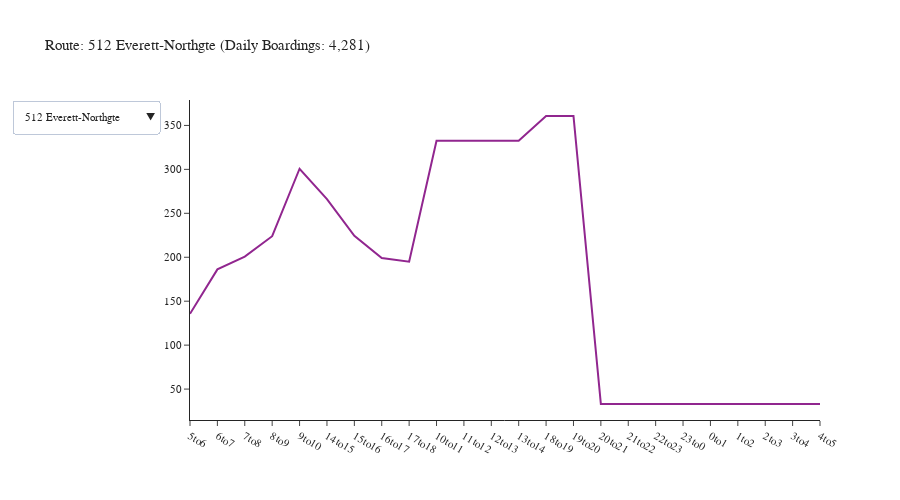

This figure's notebook cell:
### Code cell
agency = 'Sound Transit'
df = df_transit_line[df_transit_line['agency'] == agency]
df = df.groupby(['tod', 'description']).agg({'boardings': 'sum'}).reset_index()
fig = create_tod_chart(df)
fig.show()

### Figure 1 — Plotly figure (JSON) as saved in the notebook; plotly's stock layout.template omitted (floating-point values rounded to 4 significant figures)
{"data": [{"mode": "lines", "name": "512 Everett-Northgte", "type": "scatter", "visible": true, "x": ["5to6", "6to7", "7to8", "8to9", "9to10", "14to15", "15to16", "16to17", "17to18", "10to11", "11to12", "12to13", "13to14", "18to19", "19to20", "20to21", "21to22", "22to23", "23to0", "0to1", "1to2", "2to3", "3to4", "4to5"], "y": [135.6, 186.2, 200.7, 223.9, 300.7, 266.2, 224.3, 199.1, 194.9, 332.6, 332.6, 332.6, 332.6, 360.7, 360.7, 33.02, 33.02, 33.02, 33.02, 33.02, 33.02, 33.02, 33.02, 33.02]}, {"mode": "lines", "name": "522 Woodinvl-Roosvlt", "type": "scatter", "visible": false, "x": ["5to6", "6to7", "7to8", "8to9", "9to10", "14to15", "15to16", "16to17", "17to18", "10to11", "11to12", "12to13", "13to14", "18to19", "19to20", "20to21", "21to22", "22to23", "23to0", "0to1", "1to2", "2to3", "3to4", "4to5"], "y": [138.5, 211.1, 257.7, 298.5, 349.6, 305.6, 402.1, 394.7, 322.1, 319.4, 319.4, 319.4, 319.4, 324.8, 324.8, 37.6, 37.6, 37.6, 37.6, 37.6, 37.6, 37.6, 37.6, 37.6]}, {"mode": "lines", "name": "535 Lynnwood-Bllvue", "type": "scatter", "visible": false, "x": ["5to6", "6to7", "7to8", "8to9", "9to10", "14to15", "15to16", "16to17", "17to18", "10to11", "11to12", "12to13", "13to14", "18to19", "19to20", "20to21", "21to22", "22to23", "23to0", "0to1", "1to2", "2to3", "3to4", "4to5"], "y": [44.96, 71.83, 110.7, 109.3, 116.0, 127.2, 164.0, 105.0, 117.0, 122.8, 122.8, 122.8, 122.8, 61.88, 61.88, 3.33, 3.33, 3.33, 3.33, 3.33, 3.33, 3.33, 3.33, 3.33]}, {"mode": "lines", "name": "542 Redmond-U Dist", "type": "scatter", "visible": false, "x": ["5to6", "6to7", "7to8", "8to9", "9to10", "14to15", "15to16", "16to17", "17to18", "10to11", "11to12", "12to13", "13to14", "18to19", "19to20", "20to21", "21to22", "22to23", "23to0", "0to1", "1to2", "2to3", "3to4", "4to5"], "y": [12.0, 37.48, 44.51, 75.53, 37.05, 49.18, 35.76, 48.99, 72.89, 36.6, 36.6, 36.6, 36.6, 33.93, 33.93, 5.439, 5.439, 5.439, 5.439, 5.439, 5.439, 5.439, 5.439, 5.439]}, {"mode": "lines", "name": "545 Redmond-Seattle", "type": "scatter", "visible": false, "x": ["5to6", "6to7", "7to8", "8to9", "9to10", "14to15", "15to16", "16to17", "17to18", "10to11", "11to12", "12to13", "13to14", "18to19", "19to20", "20to21", "21to22", "22to23", "23to0", "0to1", "1to2", "2to3", "3to4", "4to5"], "y": [245.9, 397.7, 461.7, 383.2, 267.0, 287.6, 428.8, 424.7, 411.4, 295.3, 295.3, 295.3, 295.3, 263.9, 263.9, 20.05, 20.05, 20.05, 20.05, 20.05, 20.05, 20.05, 20.05, 20.05]}, {"mode": "lines", "name": "550 Bellevue-Seattle", "type": "scatter", "visible": false, "x": ["5to6", "6to7", "7to8", "8to9", "9to10", "14to15", "15to16", "16to17", "17to18", "10to11", "11to12", "12to13", "13to14", "18to19", "19to20", "20to21", "21to22", "22to23", "23to0", "0to1", "1to2", "2to3", "3to4", "4to5"], "y": [171.8, 258.3, 465.9, 457.0, 378.6, 431.3, 524.0, 548.4, 583.6, 406.9, 406.9, 406.9, 406.9, 353.2, 353.2, 60.79, 60.79, 60.79, 60.79, 60.79, 60.79, 60.79, 60.79, 60.79]}, {"mode": "lines", "name": "554 Issaquah-Seattle", "type": "scatter", "visible": false, "x": ["5to6", "6to7", "7to8", "8to9", "9to10", "14to15", "15to16", "16to17", "17to18", "10to11", "11to12", "12to13", "13to14", "18to19", "19to20", "20to21", "21to22", "22to23", "23to0", "0to1", "1to2", "2to3", "3to4", "4to5"], "y": [131.9, 242.9, 211.0, 258.4, 303.1, 301.6, 286.5, 184.7, 182.1, 316.2, 316.2, 316.2, 316.2, 233.2, 233.2, 33.11, 33.11, 33.11, 33.11, 33.11, 33.11, 33.11, 33.11, 33.11]}, {"mode": "lines", "name": "560 W Sea-Bellevue", "type": "scatter", "visible": false, "x": ["5to6", "6to7", "7to8", "8to9", "9to10", "14to15", "15to16", "16to17", "17to18", "10to11", "11to12", "12to13", "13to14", "18to19", "19to20", "20to21", "21to22", "22to23", "23to0", "0to1", "1to2", "2to3", "3to4", "4to5"], "y": [76.86, 111.7, 107.2, 125.0, 96.24, 128.6, 125.1, 119.3, 111.9, 176.1, 176.1, 176.1, 176.1, 82.94, 82.94, 4.289, 4.289, 4.289, 4.289, 4.289, 4.289, 4.289, 4.289, 4.289]}, {"mode": "lines", "name": "566 Auburn-Redmond", "type": "scatter", "visible": false, "x": ["5to6", "6to7", "7to8", "8to9", "9to10", "14to15", "15to16", "16to17", "17to18", "10to11", "11to12", "12to13", "13to14", "18to19", "19to20"], "y": [100.9, 121.4, 78.88, 65.25, 55.15, 55.02, 74.32, 18.87, 89.19, 2.659, 2.659, 2.659, 2.659, 27.83, 27.83]}, {"mode": "lines", "name": "574 Lakewood-SeaTac", "type": "scatter", "visible": false, "x": ["5to6", "6to7", "7to8", "8to9", "9to10", "14to15", "15to16", "16to17", "17to18", "10to11", "11to12", "12to13", "13to14", "18to19", "19to20", "20to21", "21to22", "22to23", "23to0", "0to1", "1to2", "2to3", "3to4", "4to5"], "y": [148.6, 202.0, 138.0, 144.1, 150.5, 152.2, 155.0, 124.4, 152.4, 121.9, 121.9, 121.9, 121.9, 197.6, 197.6, 5.223, 5.223, 5.223, 5.223, 5.223, 5.223, 5.223, 5.223, 5.223]}, {"mode": "lines", "name": "577 Fed Way-Seattle", "type": "scatter", "visible": false, "x": ["5to6", "6to7", "7to8", "8to9", "14to15", "15to16", "16to17", "17to18", "10to11", "11to12", "12to13", "13to14"], "y": [96.29, 213.5, 155.4, 41.26, 87.13, 89.3, 118.4, 35.86, 37.17, 37.17, 37.17, 37.17]}, {"mode": "lines", "name": "578 Seattle-Puyallup", "type": "scatter", "visible": false, "x": ["5to6", "6to7", "7to8", "8to9", "9to10", "14to15", "15to16", "16to17", "17to18", "10to11", "11to12", "12to13", "13to14", "18to19", "19to20", "20to21", "21to22", "22to23", "23to0", "0to1", "1to2", "2to3", "3to4", "4to5"], "y": [45.64, 66.59, 182.0, 197.8, 170.3, 198.9, 184.5, 161.6, 192.1, 229.9, 229.9, 229.9, 229.9, 257.8, 257.8, 28.06, 28.06, 28.06, 28.06, 28.06, 28.06, 28.06, 28.06, 28.06]}, {"mode": "lines", "name": "594 Lakewood-Seattle", "type": "scatter", "visible": false, "x": ["5to6", "6to7", "7to8", "8to9", "9to10", "14to15", "15to16", "16to17", "17to18", "10to11", "11to12", "12to13", "13to14", "18to19", "19to20", "20to21", "21to22", "22to23", "23to0", "0to1", "1to2", "2to3", "3to4", "4to5"], "y": [38.36, 66.04, 44.59, 99.38, 109.6, 140.8, 113.0, 129.7, 52.14, 157.4, 157.4, 157.4, 157.4, 157.7, 157.7, 38.52, 38.52, 38.52, 38.52, 38.52, 38.52, 38.52, 38.52, 38.52]}, {"mode": "lines", "name": "Commutr Rail Tac-Sea", "type": "scatter", "visible": false, "x": ["5to6", "6to7", "7to8", "14to15", "15to16", "16to17", "17to18", "10to11", "11to12", "12to13", "13to14", "18to19", "19to20"], "y": [864.4, 937.7, 405.1, 220.1, 937.1, 1620.0, 1246.0, 120.7, 120.7, 120.7, 120.7, 118.3, 118.3]}, {"mode": "lines", "name": "Light Rail Ang Lk-NG", "type": "scatter", "visible": false, "x": ["5to6", "6to7", "7to8", "8to9", "9to10", "14to15", "15to16", "16to17", "17to18", "10to11", "11to12", "12to13", "13to14", "18to19", "19to20", "20to21", "21to22", "22to23", "23to0", "0to1", "1to2", "2to3", "3to4", "4to5"], "y": [1960.0, 4833.0, 7075.0, 6554.0, 4689.0, 4941.0, 6529.0, 7294.0, 7713.0, 4764.0, 4764.0, 4764.0, 4764.0, 5646.0, 5646.0, 618.0, 618.0, 618.0, 618.0, 618.0, 618.0, 618.0, 618.0, 618.0]}, {"mode": "lines", "name": "Light Rail Tacoma", "type": "scatter", "visible": false, "x": ["5to6", "6to7", "7to8", "8to9", "9to10", "14to15", "15to16", "16to17", "17to18", "10to11", "11to12", "12to13", "13to14", "18to19", "19to20", "20to21", "21to22", "22to23", "23to0", "0to1", "1to2", "2to3", "3to4", "4to5"], "y": [9.237, 58.28, 124.9, 158.2, 147.8, 111.7, 159.3, 150.3, 163.1, 143.2, 143.2, 143.2, 143.2, 156.9, 156.9, 17.11, 17.11, 17.11, 17.11, 17.11, 17.11, 17.11, 17.11, 17.11]}, {"mode": "lines", "name": "510 Everett-Seattle", "type": "scatter", "visible": false, "x": ["5to6", "6to7", "7to8", "8to9", "14to15", "15to16", "16to17", "17to18", "18to19", "19to20"], "y": [65.22, 61.06, 59.28, 47.16, 49.34, 82.23, 105.1, 94.96, 32.74, 32.74]}, {"mode": "lines", "name": "532 Everett-Bellevue", "type": "scatter", "visible": false, "x": ["5to6", "6to7", "7to8", "14to15", "15to16", "16to17", "17to18", "18to19", "19to20"], "y": [38.28, 64.38, 31.21, 23.08, 30.68, 46.51, 34.71, 6.094, 6.094]}, {"mode": "lines", "name": "590 Tacoma-Seattle", "type": "scatter", "visible": false, "x": ["5to6", "6to7", "7to8", "8to9", "14to15", "15to16", "16to17", "17to18", "18to19", "19to20"], "y": [147.7, 233.6, 276.7, 82.24, 64.17, 118.6, 157.8, 116.4, 39.63, 39.63]}, {"mode": "lines", "name": "592 DuPont-Seattle", "type": "scatter", "visible": false, "x": ["5to6", "6to7", "7to8", "14to15", "15to16", "16to17", "17to18", "18to19", "19to20"], "y": [18.6, 21.88, 24.25, 30.1, 32.29, 32.34, 33.44, 7.097, 7.097]}, {"mode": "lines", "name": "513 Seaway-Northgate", "type": "scatter", "visible": false, "x": ["5to6", "6to7", "7to8", "8to9", "15to16", "16to17", "17to18", "18to19", "19to20"], "y": [24.02, 44.63, 19.44, 28.09, 31.61, 34.5, 37.94, 80.45, 80.45]}, {"mode": "lines", "name": "556 Issaquah-U Dist", "type": "scatter", "visible": false, "x": ["5to6", "6to7", "7to8", "8to9", "9to10", "15to16", "16to17", "17to18", "18to19", "19to20"], "y": [43.51, 32.88, 21.07, 25.93, 8.09, 53.63, 25.83, 36.52, 6.742, 6.742]}, {"mode": "lines", "name": "586 Tacoma-U Dist", "type": "scatter", "visible": false, "x": ["5to6", "6to7", "7to8", "8to9", "15to16", "16to17", "17to18", "18to19", "19to20"], "y": [12.86, 42.32, 27.82, 15.61, 27.0, 7.527, 14.16, 3.184, 3.184]}, {"mode": "lines", "name": "595 Gig Hrbr-Seattle", "type": "scatter", "visible": false, "x": ["5to6", "6to7", "15to16", "16to17", "17to18"], "y": [59.25, 28.17, 45.71, 42.35, 39.6]}, {"mode": "lines", "name": "596 Sumner-Bonney Lk", "type": "scatter", "visible": false, "x": ["5to6", "6to7", "7to8", "15to16", "16to17", "17to18", "18to19", "19to20"], "y": [7.1, 10.3, 6.2, 3.1, 1.2, 5.2, 3.439, 3.439]}, {"mode": "lines", "name": "Commutr Rail Evt-Sea", "type": "scatter", "visible": false, "x": ["6to7", "7to8", "16to17", "17to18"], "y": [0.0, 0.0, 1.532, 2.632]}, {"mode": "lines", "name": "580 So Hill-Puyallup", "type": "scatter", "visible": false, "x": ["5to6", "6to7", "17to18", "18to19", "19to20"], "y": [1.096, 0.7169, 1.085, 1.342, 1.342]}], "layout": {"font": {"size": 11}, "height": 500, "title": {"text": "Route: 512 Everett-Northgte (Daily Boardings: 4,281)"}, "updatemenus": [{"buttons": [{"args": [{"visible": [true, false, false, false, false, false, false, false, false, false, false, false, false, false, false, false, false, false, false, false, false, false, false, false, false, false, false]}, {"title": "Route: 512 Everett-Northgte (Daily Boardings: 4,281)"}], "label": "512 Everett-Northgte", "method": "update"}, {"args": [{"visible": [false, true, false, false, false, false, false, false, false, false, false, false, false, false, false, false, false, false, false, false, false, false, false, false, false, false, false]}, {"title": "Route: 522 Woodinvl-Roosvlt (Daily Boardings: 4,945)"}], "label": "522 Woodinvl-Roosvlt", "method": "update"}, {"args": [{"visible": [false, false, true, false, false, false, false, false, false, false, false, false, false, false, false, false, false, false, false, false, false, false, false, false, false, false, false]}, {"title": "Route: 535 Lynnwood-Bllvue (Daily Boardings: 1,611)"}], "label": "535 Lynnwood-Bllvue", "method": "update"}, {"args": [{"visible": [false, false, false, true, false, false, false, false, false, false, false, false, false, false, false, false, false, false, false, false, false, false, false, false, false, false, false]}, {"title": "Route: 542 Redmond-U Dist (Daily Boardings: 677)"}], "label": "542 Redmond-U Dist", "method": "update"}, {"args": [{"visible": [false, false, false, false, true, false, false, false, false, false, false, false, false, false, false, false, false, false, false, false, false, false, false, false, false, false, false]}, {"title": "Route: 545 Redmond-Seattle (Daily Boardings: 5,197)"}], "label": "545 Redmond-Seattle", "method": "update"}, {"args": [{"visible": [false, false, false, false, false, true, false, false, false, false, false, false, false, false, false, false, false, false, false, false, false, false, false, false, false, false, false]}, {"title": "Route: 550 Bellevue-Seattle (Daily Boardings: 6,700)"}], "label": "550 Bellevue-Seattle", "method": "update"}, {"args": [{"visible": [false, false, false, false, false, false, true, false, false, false, false, false, false, false, false, false, false, false, false, false, false, false, false, false, false, false, false]}, {"title": "Route: 554 Issaquah-Seattle (Daily Boardings: 4,131)"}], "label": "554 Issaquah-Seattle", "method": "update"}, {"args": [{"visible": [false, false, false, false, false, false, false, true, false, false, false, false, false, false, false, false, false, false, false, false, false, false, false, false, false, false, false]}, {"title": "Route: 560 W Sea-Bellevue (Daily Boardings: 1,911)"}], "label": "560 W Sea-Bellevue", "method": "update"}, {"args": [{"visible": [false, false, false, false, false, false, false, false, true, false, false, false, false, false, false, false, false, false, false, false, false, false, false, false, false, false, false]}, {"title": "Route: 566 Auburn-Redmond (Daily Boardings: 725)"}], "label": "566 Auburn-Redmond", "method": "update"}, {"args": [{"visible": [false, false, false, false, false, false, false, false, false, true, false, false, false, false, false, false, false, false, false, false, false, false, false, false, false, false, false]}, {"title": "Route: 574 Lakewood-SeaTac (Daily Boardings: 2,297)"}], "label": "574 Lakewood-SeaTac", "method": "update"}, {"args": [{"visible": [false, false, false, false, false, false, false, false, false, false, true, false, false, false, false, false, false, false, false, false, false, false, false, false, false, false, false]}, {"title": "Route: 577 Fed Way-Seattle (Daily Boardings: 986)"}], "label": "577 Fed Way-Seattle", "method": "update"}, {"args": [{"visible": [false, false, false, false, false, false, false, false, false, false, false, true, false, false, false, false, false, false, false, false, false, false, false, false, false, false, false]}, {"title": "Route: 578 Seattle-Puyallup (Daily Boardings: 3,087)"}], "label": "578 Seattle-Puyallup", "method": "update"}, {"args": [{"visible": [false, false, false, false, false, false, false, false, false, false, false, false, true, false, false, false, false, false, false, false, false, false, false, false, false, false, false]}, {"title": "Route: 594 Lakewood-Seattle (Daily Boardings: 2,085)"}], "label": "594 Lakewood-Seattle", "method": "update"}, {"args": [{"visible": [false, false, false, false, false, false, false, false, false, false, false, false, false, true, false, false, false, false, false, false, false, false, false, false, false, false, false]}, {"title": "Route: Commutr Rail Tac-Sea (Daily Boardings: 6,950)"}], "label": "Commutr Rail Tac-Sea", "method": "update"}, {"args": [{"visible": [false, false, false, false, false, false, false, false, false, false, false, false, false, false, true, false, false, false, false, false, false, false, false, false, false, false, false]}, {"title": "Route: Light Rail Ang Lk-NG (Daily Boardings: 87,498)"}], "label": "Light Rail Ang Lk-NG", "method": "update"}, {"args": [{"visible": [false, false, false, false, false, false, false, false, false, false, false, false, false, false, false, true, false, false, false, false, false, false, false, false, false, false, false]}, {"title": "Route: Light Rail Tacoma (Daily Boardings: 2,123)"}], "label": "Light Rail Tacoma", "method": "update"}, {"args": [{"visible": [false, false, false, false, false, false, false, false, false, false, false, false, false, false, false, false, true, false, false, false, false, false, false, false, false, false, false]}, {"title": "Route: 510 Everett-Seattle (Daily Boardings: 630)"}], "label": "510 Everett-Seattle", "method": "update"}, {"args": [{"visible": [false, false, false, false, false, false, false, false, false, false, false, false, false, false, false, false, false, true, false, false, false, false, false, false, false, false, false]}, {"title": "Route: 532 Everett-Bellevue (Daily Boardings: 281)"}], "label": "532 Everett-Bellevue", "method": "update"}, {"args": [{"visible": [false, false, false, false, false, false, false, false, false, false, false, false, false, false, false, false, false, false, true, false, false, false, false, false, false, false, false]}, {"title": "Route: 590 Tacoma-Seattle (Daily Boardings: 1,276)"}], "label": "590 Tacoma-Seattle", "method": "update"}, {"args": [{"visible": [false, false, false, false, false, false, false, false, false, false, false, false, false, false, false, false, false, false, false, true, false, false, false, false, false, false, false]}, {"title": "Route: 592 DuPont-Seattle (Daily Boardings: 207)"}], "label": "592 DuPont-Seattle", "method": "update"}, {"args": [{"visible": [false, false, false, false, false, false, false, false, false, false, false, false, false, false, false, false, false, false, false, false, true, false, false, false, false, false, false]}, {"title": "Route: 513 Seaway-Northgate (Daily Boardings: 381)"}], "label": "513 Seaway-Northgate", "method": "update"}, {"args": [{"visible": [false, false, false, false, false, false, false, false, false, false, false, false, false, false, false, false, false, false, false, false, false, true, false, false, false, false, false]}, {"title": "Route: 556 Issaquah-U Dist (Daily Boardings: 261)"}], "label": "556 Issaquah-U Dist", "method": "update"}, {"args": [{"visible": [false, false, false, false, false, false, false, false, false, false, false, false, false, false, false, false, false, false, false, false, false, false, true, false, false, false, false]}, {"title": "Route: 586 Tacoma-U Dist (Daily Boardings: 154)"}], "label": "586 Tacoma-U Dist", "method": "update"}, {"args": [{"visible": [false, false, false, false, false, false, false, false, false, false, false, false, false, false, false, false, false, false, false, false, false, false, false, true, false, false, false]}, {"title": "Route: 595 Gig Hrbr-Seattle (Daily Boardings: 215)"}], "label": "595 Gig Hrbr-Seattle", "method": "update"}, {"args": [{"visible": [false, false, false, false, false, false, false, false, false, false, false, false, false, false, false, false, false, false, false, false, false, false, false, false, true, false, false]}, {"title": "Route: 596 Sumner-Bonney Lk (Daily Boardings: 40)"}], "label": "596 Sumner-Bonney Lk", "method": "update"}, {"args": [{"visible": [false, false, false, false, false, false, false, false, false, false, false, false, false, false, false, false, false, false, false, false, false, false, false, false, false, true, false]}, {"title": "Route: Commutr Rail Evt-Sea (Daily Boardings: 4)"}], "label": "Commutr Rail Evt-Sea", "method": "update"}, {"args": [{"visible": [false, false, false, false, false, false, false, false, false, false, false, false, false, false, false, false, false, false, false, false, false, false, false, false, false, false, true]}, {"title": "Route: 580 So Hill-Puyallup (Daily Boardings: 6)"}], "label": "580 So Hill-Puyallup", "method": "update"}], "direction": "down", "showactive": true}], "width": 900, "yaxis": {"tickformat": ".00f"}}}
